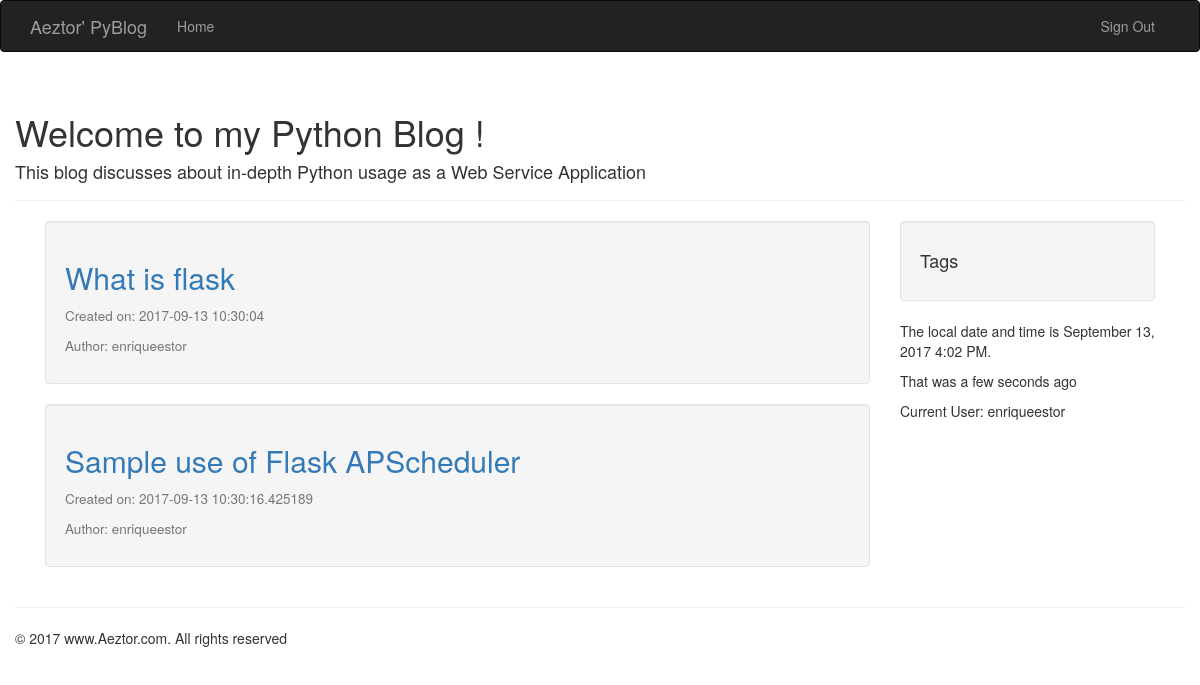
Page /home (signed in) on the committed database.
### main/models/post.py (models this page shows)
class Post(db.Model):
    __tablename__ = 'posts'
    id = db.Column(db.Integer, primary_key=True)
    title = db.Column(db.String(100))
    body = db.Column(db.Text)
    timestamp = db.Column(db.DateTime, index=True, default=datetime.utcnow())
    author_id = db.Column(db.Integer, db.ForeignKey('users.id'))

### main/models/user.py (models this page shows, shortened)
class User(UserMixin, db.Model):
    __tablename__ = 'users'
    id = db.Column(db.Integer, primary_key=True)
    email = db.Column(db.String(64), unique=True, index=True)
    username = db.Column(db.String(64), unique=True, index=True)
    password_hash = db.Column(db.String(128))
    role_id = db.Column(db.Integer, db.ForeignKey('roles.id'))
    posts = db.relationship('Post', backref='users')
    @property
    def password(self):
        raise AttributeError('password is not a readable attribute')

### main/controllers/main.py (the view)
@main.route('/')
@main.route('/home')
@login_required
def home():
    data = {}
    posts = Post.query.all()
    for post in posts:
        data[post.id] = {'id': post.id,
                         'title': post.title,
                         'body': post.body,
                         'timestamp': post.timestamp,
                         'username': post.users.username
                         }
    return render_template('home.html', posts=data, current_time=dt.utcnow())

### main/models/user.py (called while the page is built)
@login_manager.user_loader
def load_user(user_id):
    return User.query.get(int(user_id))

### main/templates/home.html
{% extends 'base.html' %}
{% block content_title %}
<h1> Welcome to my Python Blog ! </h1>
<h4> This blog discusses about in-depth Python usage as a Web Service Application </h4>
{% endblock %}
{% block page_content %}
<div class="top-pad">
    {% for id, post in posts.items() %}
    <div class="well">
        <h2><a href="{{ url_for('posts.post', id=id) }}">{{post.title }}</a></h2>
        <h4><small> Created on: {{ post['timestamp'] }}</small></h4>
        <h4><small> Author:  {{ post['username'] }}</small></h4>
    </div>
    {% endfor %}
</div>
{% endblock %}
{% block sidebar %}
<div class="top-pad">
    <ul class="well nav nav-list">
        <li><h4>Tags</h4></li>
    </ul>
    <p>The local date and time is {{ moment(current_time).format('LLL') }}.</p>
    <p>That was {{ moment(current_time).fromNow(refresh=True) }}</p>
    {% if current_user.is_authenticated %}
    <p> Current User: {{ current_user.username }} </p>
    {% else %}
    <p> Current User: Stranger </p>
    {% endif %}
</div>
{% endblock %}

### rows in the picture
Post: title "What is flask", timestamp "2017-09-13 10:30:04"
User: username "enriqueestor" "enriqueestor", username "enriqueestor"
Post: title "Sample use of Flask APScheduler", timestamp "2017-09-13 10:30:16.425189"
